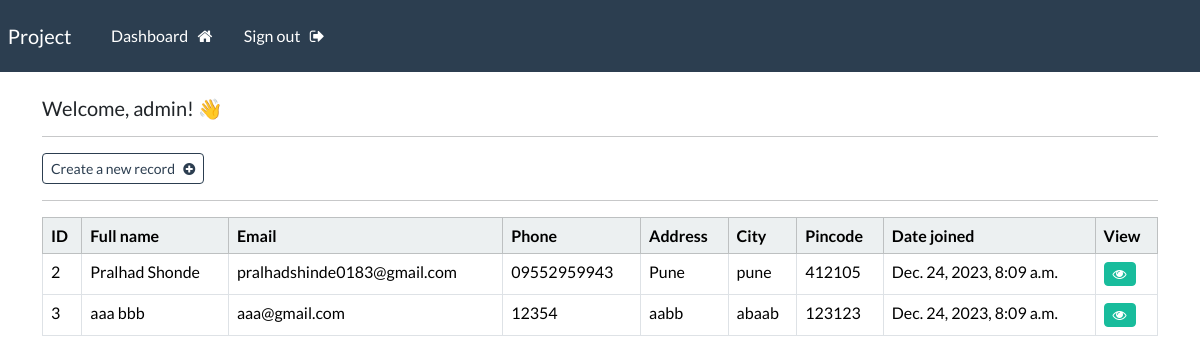
The page /dashboard (signed in) on the database its author committed.
### webapp/models.py (models this page shows, shortened)
class Record(models.Model):
    creation_date = models.DateTimeField(auto_now_add=True)
    first_name = models.CharField(max_length=100)
    last_name = models.CharField(max_length=100)
    email = models.CharField(max_length=255)
    phone = models.CharField(max_length=20)
    address = models.CharField(max_length=300)
    city = models.CharField(max_length=255)
    pincode = models.CharField(max_length=125)

### webapp/views.py (the view)
# urls.py: path('dashboard', views.dashboard, name="dashboard"),
@login_required(login_url='my-login')
def dashboard(request):
    my_records = Record.objects.all()
    context = {'records': my_records}
    return render(request, 'webapp/dashboard.html', context=context)

### webapp/templates/webapp/dashboard.html
{% extends 'webapp/base.html' %}
{% block content %}
<h5> Welcome, {{user}}! 👋 </h5>
<hr>
<a class="btn btn-outline-primary btn-sm" href="{% url 'create-record' %}">
    Create a new record &nbsp; <i class="fa fa-plus-circle" aria-hidden="true"></i>
</a>
<hr>
<table class="table table-hover table-bordered">
    <thead class="table-light">
    <tr>
        <th scope="col"> ID </th>
        <th scope="col"> Full name </th>
        <th scope="col"> Email </th>
        <th scope="col"> Phone </th>
        <th scope="col"> Address </th>
        <th scope="col"> City </th>
        <th scope="col"> Pincode </th>
        <th scope="col"> Date joined </th>
        <th scope="col"> View </th>
    </tr>
    </thead>
    <tbody>
    {% if records %}
    {% for record in records %}
    <tr>
        <td> {{record.id}} </td>
        <td> {{record.first_name}}  {{record.last_name}} </td>
        <td> {{record.email}} </td>
        <td> {{record.phone}} </td>
        <td> {{record.address}} </td>
        <td> {{record.city}} </td>
        <td> {{record.pincode}} </td>
        <td> {{record.creation_date}} </td>
        <td> <a class="btn btn-success btn-sm" href="{% url 'record' record.id %}"> <i class="fa fa-eye" aria-hidden="true"></i> </a> </td>
            </tr>
            {% endfor %}
        {% endif %}
        </tbody>
    </table>
{% endblock %}

### webapp/templates/webapp/base.html (shortened to what this page needs)
{% load static %}
<html>
    <head>
        <link rel="stylesheet" type="text/css" href="https://bootswatch.com/5/flatly/bootstrap.min.css">
        <link rel="stylesheet" type="text/css" href="{% static 'css/styles.css' %}">
        <link rel="stylesheet" href="https://cdnjs.cloudflare.com/ajax/libs/font-awesome/4.7.0/css/font-awesome.min.css">
    </head>
    <body>
        {% include 'webapp/navbar.html' %}
        <div class="container">
            <br>
           {% block content %}
           {% endblock %}
        </div>
    </body>
</html>

### webapp/templates/webapp/navbar.html (shortened to what this page needs)
<nav class="navbar navbar-expand-lg navbar-dark bg-primary justify-content-center">
  <a class="navbar-brand main-heading" href="{% url '' %}">
      &nbsp; Project
  </a>
  <div class="collapse navbar-collapse text-center" id="navbarNavDropdown">
    <ul class="navbar-nav mr-auto">
      {% if user.is_authenticated %}
      <li class="nav-item">
        <a class="nav-link" href="{% url 'dashboard' %}">Dashboard &nbsp; <i class="fa fa-home" aria-hidden="true"></i> </a>
      </li>
      <li class="nav-item">
        <a class="nav-link" href="{% url 'user-logout' %}">Sign out &nbsp; <i class="fa fa-sign-out" aria-hidden="true"></i> </a>
      </li>
    </ul>
        {% endif %}
  </div>
  </nav>

### rows shown on the page
Record: id "2", first_name "Pralhad", last_name "Shonde", email "pralhadshinde0183@gmail.com", phone "09552959943", address "Pune", city "pune", pincode "412105", creation_date "Dec. 24, 2023, 8:09 a.m."
Record: id "3", first_name "aaa", last_name "bbb", email "aaa@gmail.com", phone "12354", address "aabb", city "abaab", pincode "123123", creation_date "Dec. 24, 2023, 8:09 a.m."

### other values the page prints
{{ user }} "admin"
